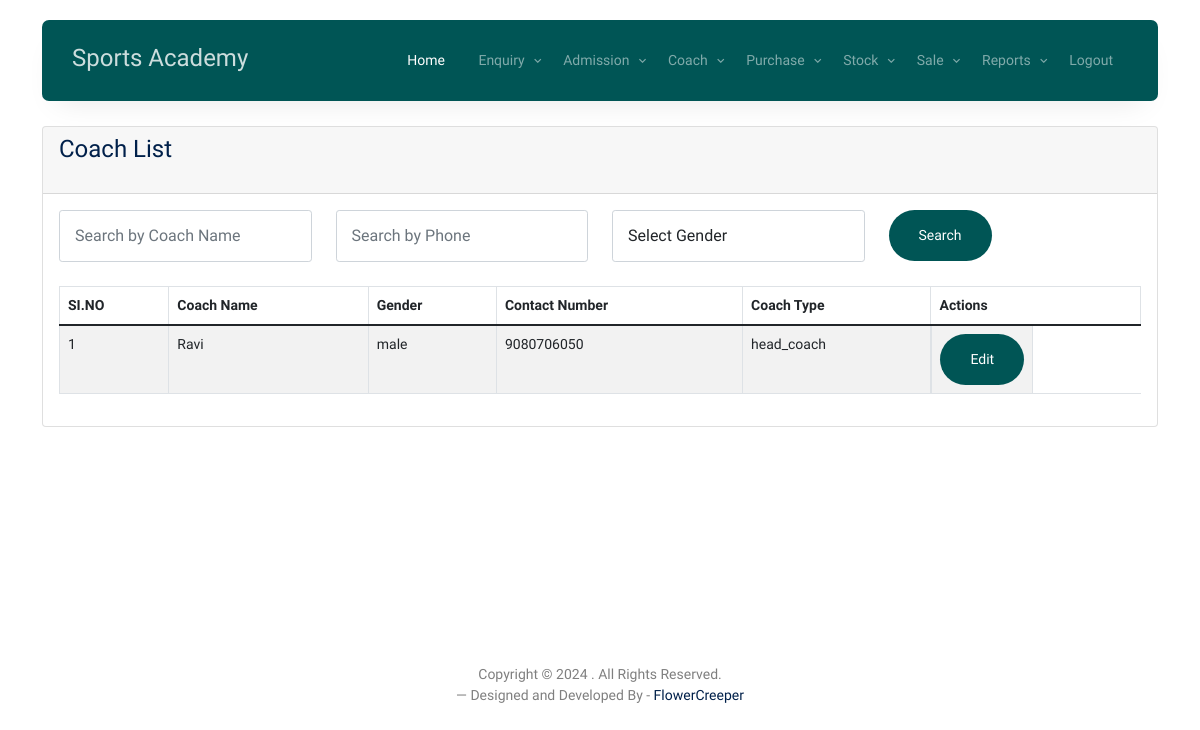
The app's page /coach_list with its own data.
### sports_app/models.py (models this page shows)
class coachReg(models.Model):
    coachname = models.CharField(max_length=100)
    email = models.CharField(max_length=100)
    phone = models.CharField(max_length=100)
    coachType = models.CharField(max_length=100)
    adhar=models.CharField(max_length=100)
    address=models.CharField(max_length=100)
    document=models.CharField(max_length=100,null=True)
    gender = models.CharField(max_length=100)
    password=models.CharField(max_length=100)

### sports_app/views.py (the view)
# urls.py: path('coach_list', views.coach_list, name='coach_list'),
def coach_list(request):
    query = request.GET.get('q', '')
    phone = request.GET.get('phone', '')
    gender = request.GET.get('gender', '')
    coaches = coachReg.objects.all()
    if query:
        coaches = coaches.filter(coachname__icontains=query)
    if phone:
        coaches = coaches.filter(phone__icontains=phone)
    if gender:
        coaches = coaches.filter(gender=gender)
    context = {
        'data': coaches,
    }
    return render(request, 'coaches/coach_list.html', context)

### sports_app/templates/coaches/coach_list.html (shortened to what this page needs)
{% load static %}
<!DOCTYPE html>
<html lang="en">
<head>
    <link rel="stylesheet" href="{% static 'fonts/icomoon/style.css' %}" />
    <link rel="stylesheet" href="{% static 'fonts/flaticon/font/flaticon.css' %}" />
    <link rel="stylesheet" href="{% static 'css/tiny-slider.css' %}" />
    <link rel="stylesheet" href="{% static 'css/aos.css' %}" />
    <link rel="stylesheet" href="{% static 'css/style.css' %}" />
</head>
<body>
    {% include 'nav.html' %}
    <br><br><br>  <br><br><br>
    <div class="container">
        <div class="card">
            <div class="card-header">
                <h4 class="mb-0">Coach List</h4><br>
            </div>
            <div class="card-body">
                <div class="row search-bar mb-3">
                    <div class="col-md-3 mb-2">
                        <input type="text" id="searchInput" class="form-control form-control-sm" placeholder="Search by Coach Name" value="{{ request.GET.q }}">
                    </div>
                    <div class="col-md-3 mb-2">
                        <input type="phone" id="searchPhoneInput" class="form-control form-control-sm" placeholder="Search by Phone" value="{{ request.GET.phone }}">
                    </div>
                    <div class="col-md-3 mb-2">
                        <select id="searchGenderInput" class="form-control form-control-sm">
                            <option value="">Select Gender</option>
                        </select>
                    </div>
                    <div class="col-md-2 mb-2">
                        <button id="searchButton" class="btn btn-primary btn-sm btn-block" onclick="search()">Search</button>
                    </div>
                </div>
                <table class="table table-striped table-bordered">
                    <thead class="thead-dark">
                        <tr>
                            <th scope="col">SI.NO</th>
                            <th scope="col">Coach Name</th>
                            <th scope="col">Gender</th>
                            <th scope="col">Contact Number</th>
                            <th scope="col">Coach Type</th>
                            <th scope="col">Actions</th>
                        </tr>
                    </thead>
                    <tbody id="itemTableBody">
                        {% for coach in data %}
                        <tr>
                            <td>{{ forloop.counter }}</td>
                            <td>{{ coach.coachname }}</td>
                            <td>{{ coach.gender }}</td>
                            <td>{{ coach.phone }}</td>
                            <td>{{ coach.coachType }}</td>
                            <td class="btn-group">
                                <a href="{% url 'edit_coach' coach.id %}" class="btn btn-primary btn-sm">Edit</a>
                            </td>
                        </tr>
                        {% empty %}
                        <tr>
                            <td colspan="6" class="text-center">No coaches found.</td>
                        </tr>
                        {% endfor %}
                    </tbody>
                </table>
            </div>
        </div>
    </div>
    <br><br><br><br><br><br><br><br><br>
  <div class="row mt-5">
        <div class="col-12 text-center">
            <p>
                Copyright &copy;
                . All Rights Reserved. <br>&mdash; Designed and Developed By -
                <a href="https://flowercreeper.com/index.php">FlowerCreeper</a>
            </p>
        </div>
    </div>
</body>
</html>

### records on screen
coachReg: coachname "Ravi", gender "male", phone "9080706050", coachType "head_coach"
